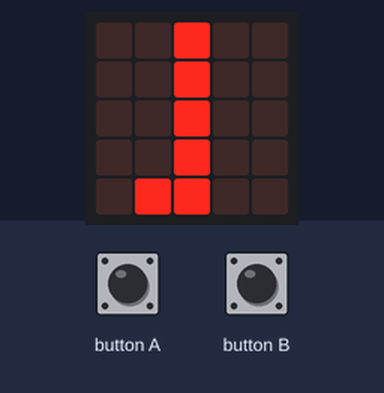
A program run on a simulated BBC micro:bit (MakeCode). Parts: the board's 5×5 LED display. The test bench sets the inputs (shaded band). Random numbers come from a fixed seed; what the program prints to the serial console is not drawn.

Above: at 1.6 s.
1.7 s: button A pressed for 0.15 s
At 2.9 s:
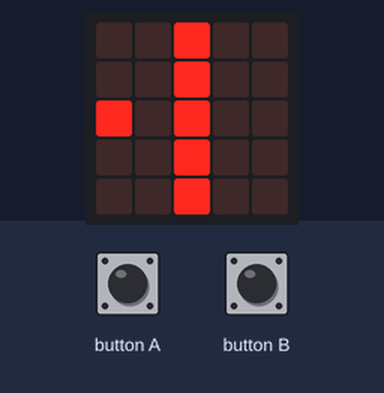
3.3 s: button B pressed for 0.15 s
At 4.4 s:
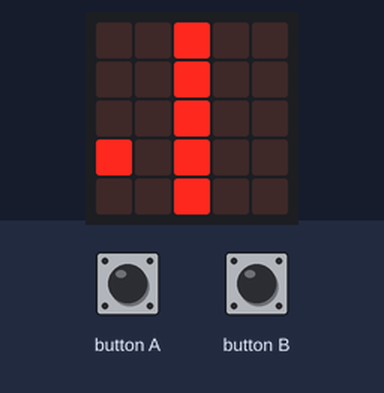
4.9 s: button A pressed for 1 s
At 5.6 s:
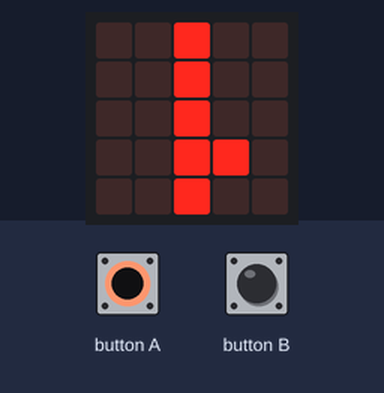
7.4 s: button B pressed for 1 s
At 8.7 s:
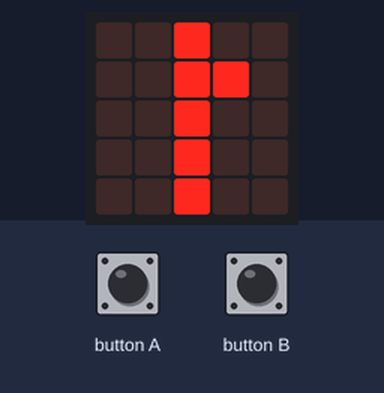
9.9 s: button B pressed for 3.2 s
At 10.7 s:
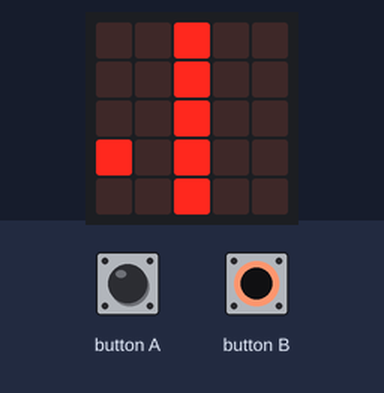
14.6 s: button A pressed 5 times (0.12 s each, 0.3 s apart)
At 17.2 s:
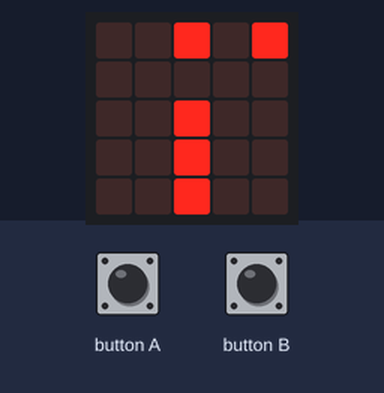
Timing chart, 0 to 18.6 s (numbered marks = the images above; inputs shaded):
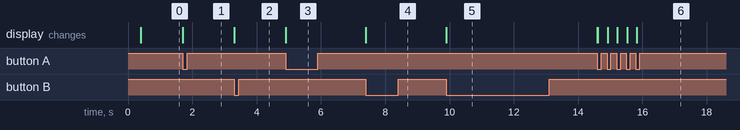

Measured:
- after the input at 1.7 s, the display: first changes at once (image 1 shows a later state)
- after the input at 3.3 s, the display: first changes at once (image 2 shows a later state)
- after the input at 4.9 s, the display: first changes at once (image 3 shows a later state)
- after the input at 7.4 s, the display: first changes at once (image 4 shows a later state)
- after the input at 9.9 s, the display: first changes at once (image 5 shows a later state)
- after the input at 14.6 s, the display: first changes at once (image 6 shows a later state)

The program:

main.ts
```typescript
control.onEvent(EventBusSource.MICROBIT_ID_BUTTON_A, EventBusValue.MICROBIT_BUTTON_EVT_DOWN, function () {
    if (New == 1) {
        if (true) {
            if (X >= 2) {
                Score_A += 1
                if (Score_A >= 10) {
                    Score_A = 0
                    Score_B = 0
                    basic.showString("A")
                    basic.pause(1000)
                    basic.showLeds(`
                        . . # . .
                        . . # . .
                        . . # . .
                        . . # . .
                        . . # . .
                        `)
                }
            } else {
                Score_A += -1
            }
            serial.writeNumber(Score_A)
            New = 0
            led.unplot(X, Y)
        }
    }
})
control.onEvent(EventBusSource.MICROBIT_ID_BUTTON_B, EventBusValue.MICROBIT_BUTTON_EVT_DOWN, function () {
    if (New == 1) {
        if (true) {
            if (X <= 2) {
                Score_B += 1
                if (Score_B >= 10) {
                    Score_B = 0
                    Score_A = 0
                    basic.showString("B")
                    basic.pause(1000)
                    basic.showLeds(`
                        . . # . .
                        . . # . .
                        . . # . .
                        . . # . .
                        . . # . .
                        `)
                }
            } else {
                Score_B += -1
            }
            serial.writeNumber(Score_B)
            New = 0
            led.unplot(X, Y)
        }
    }
})
let Y = 0
let Score_B = 0
let Score_A = 0
let X = 0
let New = 0
basic.showLeds(`
    . . # . .
    . . # . .
    . . # . .
    . . # . .
    . . # . .
    `)
serial.redirect(
SerialPin.USB_TX,
SerialPin.USB_RX,
BaudRate.BaudRate115200
)
basic.forever(function () {
    if (!(New)) {
        X = randint(0, 4)
        Y = randint(0, 4)
        led.plot(X, Y)
        New = 1
    }
})
```

test.ts
```typescript
// Hier kann man Tests durchführen; diese Datei wird nicht kompiliert, wenn dieses Paket als Erweiterung verwendet wird.
```
